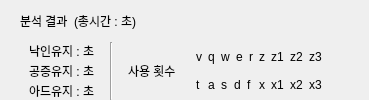
    <widget class="QWidget" name="widget_74" native="true">
     <layout class="QVBoxLayout" name="verticalLayout_15" stretch="0,0">
      <property name="spacing">
       <number>0</number>
      </property>
      <property name="topMargin">
       <number>0</number>
      </property>
      <property name="bottomMargin">
       <number>0</number>
      </property>
      <item>
       <widget class="QWidget" name="widget_22" native="true">
        <layout class="QHBoxLayout" name="horizontalLayout_21" stretch="0,1">
         <property name="topMargin">
          <number>2</number>
         </property>
         <property name="bottomMargin">
          <number>2</number>
         </property>
         <item>
          <widget class="QLabel" name="label_69">
           <property name="text">
            <string>분석 결과</string>
           </property>
          </widget>
         </item>
         <item>
          <widget class="QLabel" name="total_time_text">
           <property name="text">
            <string>(총시간 : 초)</string>
           </property>
          </widget>
         </item>
        </layout>
       </widget>
      </item>
      <item>
       <widget class="QWidget" name="widget_76" native="true">
        <layout class="QHBoxLayout" name="horizontalLayout_15" stretch="1,0,5">
         <property name="topMargin">
          <number>0</number>
         </property>
         <property name="bottomMargin">
          <number>0</number>
         </property>
         <item>
          <widget class="QWidget" name="widget_78" native="true">
           <layout class="QVBoxLayout" name="verticalLayout_4">
            <property name="spacing">
             <number>2</number>
            </property>
            <property name="topMargin">
             <number>0</number>
            </property>
            <property name="bottomMargin">
             <number>0</number>
            </property>
            <item>
             <widget class="QLabel" name="nak_time_text">
              <property name="text">
               <string>낙인유지 : 초</string>
              </property>
             </widget>
            </item>
            <item>
             <widget class="QLabel" name="veff_time_text">
              <property name="text">
               <string>공증유지 : 초</string>
              </property>
             </widget>
            </item>
            <item>
             <widget class="QLabel" name="ad_time_text">
              <property name="text">
               <string>아드유지 : 초</string>
              </property>
             </widget>
            </item>
           </layout>
          </widget>
         </item>
         <item>
          <widget class="Line" name="line_2">
           <property name="orientation">
            <enum>Qt::Vertical</enum>
           </property>
          </widget>
         </item>
         <item>
          <widget class="QWidget" name="widget_79" native="true">
           <layout class="QHBoxLayout" name="horizontalLayout_20" stretch="1,20">
            <property name="spacing">
             <number>2</number>
            </property>
            <property name="topMargin">
             <number>2</number>
            </property>
            <property name="bottomMargin">
             <number>2</number>
            </property>
            <item>
             <widget class="QLabel" name="label_70">
              <property name="text">
               <string>사용 횟수</string>
              </property>
             </widget>
            </item>
            <item>
             <widget class="QWidget" name="widget_21" native="true">
              <layout class="QVBoxLayout" name="verticalLayout_8">
               <property name="spacing">
                <number>2</number>
               </property>
               <property name="topMargin">
                <number>0</number>
               </property>
               <property name="bottomMargin">
                <number>0</number>
               </property>
               <item>
                <widget class="QWidget" name="widget_81" native="true">
                 <layout class="QHBoxLayout" name="horizontalLayout_68">
                  <property name="topMargin">
                   <number>2</number>
                  </property>
                  <property name="bottomMargin">
                   <number>2</number>
                  </property>
                  <item>
                   <widget class="QLabel" name="no_v_text">
                    <property name="text">
                     <string>v</string>
                    </property>
                   </widget>
                  </item>
                  <item>
                   <widget class="QLabel" name="no_q_text">
                    <property name="text">
                     <string>q</string>
                    </property>
                   </widget>
                  </item>
                  <item>
                   <widget class="QLabel" name="no_w_text">
                    <property name="text">
                     <string>w</string>
                    </property>
                   </widget>
                  </item>
                  <item>
                   <widget class="QLabel" name="no_e_text">
                    <property name="text">
                     <string>e</string>
                    </property>
                   </widget>
                  </item>
                  <item>
                   <widget class="QLabel" name="no_r_text">
                    <property name="text">
                     <string>r</string>
                    </property>
                   </widget>
                  </item>
                  <item>
                   <widget class="QLabel" name="no_z_text">
                    <property name="text">
                     <string>z</string>
                    </property>
                   </widget>
                  </item>
                  <item>
                   <widget class="QLabel" name="no_z1_text">
                    <property name="text">
                     <string>z1</string>
                    </property>
                   </widget>
                  </item>
                  <item>
                   <widget class="QLabel" name="no_z2_text">
                    <property name="text">
                     <string>z2</string>
                    </property>
                   </widget>
                  </item>
                  <item>
                   <widget class="QLabel" name="no_z3_text">
                    <property name="text">
                     <string>z3</string>
                    </property>
                   </widget>
                  </item>
                 </layout>
                </widget>
               </item>
               <item>
                <widget class="QWidget" name="widget_80" native="true">
                 <layout class="QHBoxLayout" name="horizontalLayout_67">
                  <property name="topMargin">
                   <number>2</number>
                  </property>
                  <property name="bottomMargin">
                   <number>2</number>
                  </property>
                  <item>
                   <widget class="QLabel" name="no_t_text">
                    <property name="text">
                     <string>t</string>
                    </property>
                   </widget>
                  </item>
                  <item>
                   <widget class="QLabel" name="no_a_text">
                    <property name="text">
                     <string>a</string>
                    </property>
                   </widget>
                  </item>
                  <item>
                   <widget class="QLabel" name="no_s_text">
                    <property name="text">
                     <string>s</string>
                    </property>
                   </widget>
                  </item>
                  <item>
                   <widget class="QLabel" name="no_d_text">
                    <property name="text">
                     <string>d</string>
                    </property>
                   </widget>
                  </item>
                  <item>
                   <widget class="QLabel" name="no_f_text">
                    <property name="text">
                     <string>f</string>
                    </property>
                   </widget>
                  </item>
                  <item>
                   <widget class="QLabel" name="no_x_text">
                    <property name="text">
                     <string>x</string>
                    </property>
                   </widget>
                  </item>
                  <item>
                   <widget class="QLabel" name="no_x1_text">
                    <property name="text">
                     <string>x1</string>
                    </property>
                   </widget>
                  </item>
                  <item>
                   <widget class="QLabel" name="no_x2_text">
                    <property name="text">
                     <string>x2</string>
                    </property>
                   </widget>
                  </item>
                  <item>
                   <widget class="QLabel" name="no_x3_text">
                    <property name="text">
                     <string>x3</string>
                    </property>
                   </widget>
                  </item>
                 </layout>
                </widget>
               </item>
              </layout>
             </widget>
            </item>
           </layout>
          </widget>
         </item>
        </layout>
       </widget>
      </item>
     </layout>
    </widget>
